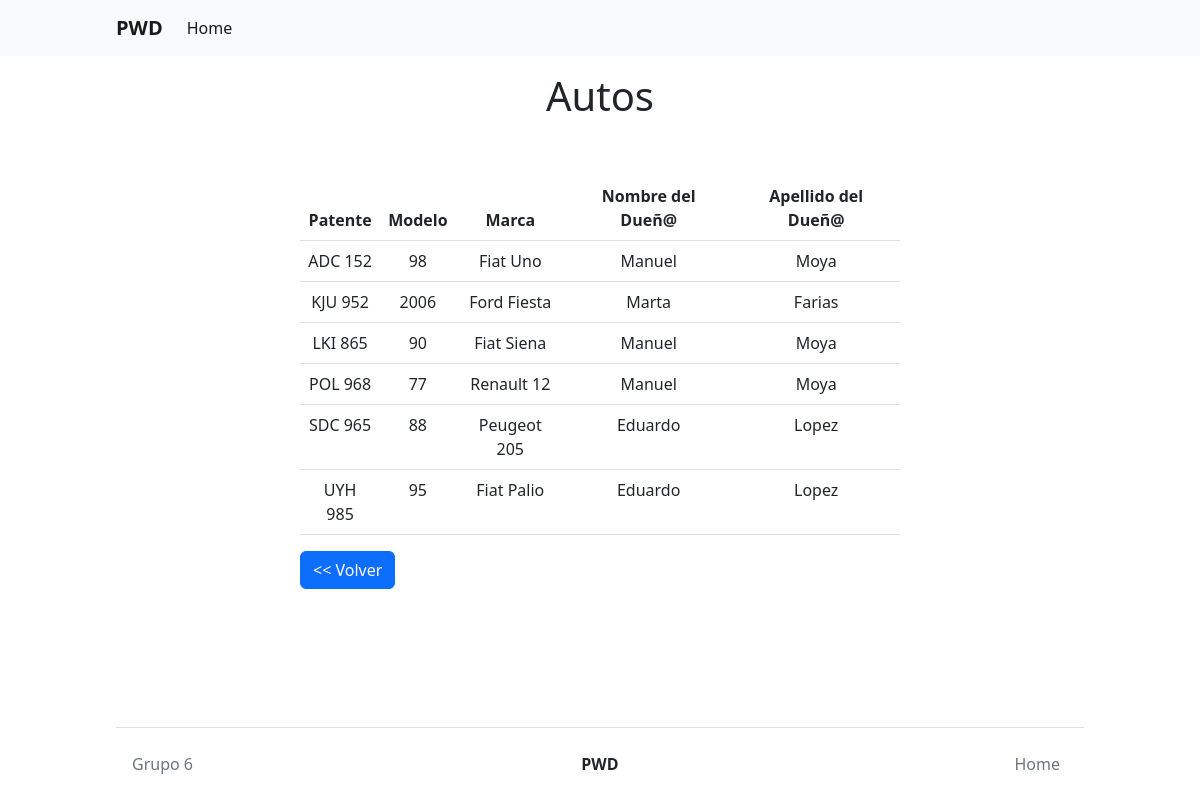
Page /Vista/TP4/auto/VerAutos.php on the committed database.
### tables this page shows
CREATE TABLE `auto` (
  `Patente` varchar(10) NOT NULL,
  `Marca` varchar(50) NOT NULL,
  `Modelo` int(11) NOT NULL,
  `DniDuenio` varchar(10) NOT NULL,
  PRIMARY KEY  (`Patente`)
);

CREATE TABLE `persona` (
  `NroDni` varchar(10) NOT NULL,
  `Apellido` varchar(50) NOT NULL,
  `Nombre` varchar(50) NOT NULL,
  `fechaNac` date NOT NULL default '0000-00-00',
  `Telefono` varchar(20) NOT NULL,
  `Domicilio` varchar(200) NOT NULL,
  PRIMARY KEY  (`NroDni`)
);

### Util/funciones.php (called while the page is built, shortened)
<?php
spl_autoload_register(function($class_name){
    $directorys = array(
         $_SESSION['ROOT'].'Modelo/T_LU/',
         $_SESSION['ROOT'].'Modelo/Conector/',
         $_SESSION['ROOT'].'Control/C_LU/'
    );
})
?>

### Modelo/Conector/BaseDatos.php (called while the page is built, shortened)
<?php
class BaseDatos extends PDO {
  	private $conec;
  	private $indice;
  	private $resultado;
    public function __construct(){
        $this->indice =0;
        try {
           $this->conec=true;
        }catch (PDOException $e) {
            $this->sql = $e->getMessage();
            $this->conec=false;
        }
    }
    public function Iniciar(){
        return $this->getConec();
    }
    public function getConec(){
        return $this->conec;
    }
    public function setSQL($e){
        return "\n".$this->sql = $e;
    }
    public function Ejecutar($sql){
        if ( stristr($sql,"select")){
            $resp =  $this->EjecutarSelect($sql);
        }
        return $resp;
   }
   private function EjecutarSelect($sql){
       $cant = -1;
       $resultado=parent::query($sql);
       if(!$resultado){
           $this->analizarDebug();
       }else {
          $arregloResult = $resultado->fetchAll();
          $cant = count($arregloResult);
       }
       return $cant;
   }
   public function Registro() {
       $filaActual = false;
       $indiceActual = $this->getIndice();
       if ($indiceActual>=0) {
           $filas = $this->getResultado();
           if($indiceActual<count($filas)){
               $filaActual =  $filas[$indiceActual];
           }else {
               $this->setIndice(-1);
           }
       }
       return $filaActual;
   }
   private function setIndice ($valor){
       $this->indice = $valor;
   }
   private function getIndice (){
       return $this->indice;
   }
   private function setResultado($valor){
       $this->resultado = $valor;
   }
   private function getResultado(){
      return $this->resultado;
   }
}

### Modelo/TP4/Auto.php (called while the page is built, shortened)
<?php
class Auto{
    private $patente;
    private $marca;
    private $modelo;
    private $objPersonaDuenio;
    public function __construct()
    {
        $this->patente = "";
        $this->marca = "";
        $this->modelo = "";
        $this->objPersonaDuenio = new Persona();
    }
    public function getPatente()
    {
        return $this->patente;
    }
    public function setPatente($patente)
    {
        $this->patente = $patente;
    }
    public function getMarca()
    {
        return $this->marca;
    }
    public function setMarca($marca)
    {
        $this->marca = $marca;
    }
    public function getModelo()
    {
        return $this->modelo;
    }
    public function setModelo($modelo)
    {
        $this->modelo = $modelo;
    }
    public function getObjPersonaDuenio()
    {
        return $this->objPersonaDuenio;
    }
    public function setObjPersonaDuenio($objPersonaDuenio)
    {
        $this->objPersonaDuenio = $objPersonaDuenio;
    }
    public function buscarAuto($patente){
        $encontro = false;
        $base = new BaseDatos();
        $consulta = "SELECT * FROM auto WHERE Patente = '" . $patente . "'";
        if($base->Iniciar()){
            if($base->Ejecutar($consulta)){
                if($fila = $base->Registro()){
                    $objPersonaDuenio = new Persona();
                    $objPersonaDuenio->buscarPersona($fila["DniDuenio"]);
                    $encontro = true;
                }
            }else{$this->setMensajeOperacion($base->getError());}
        }else{$this->setMensajeOperacion($base->getError());}
        return $encontro;
    }
    public function listar($condicion = ""){
        $base = new BaseDatos();
        $arreglo = null;
        $consulta = "SELECT * FROM auto";
        if($base->Iniciar()){
            if($base->Ejecutar($consulta)){
                $arreglo = [];
                while($fila = $base->Registro()){
                    $objAuto = new Auto();
                    $objAuto->buscarAuto($fila["Patente"]);
                    array_push($arreglo, $objAuto);
                }
            }else{$this->setMensajeOperacion($base->getError());}
        }else{$this->setMensajeOperacion($base->getError());}
        return $arreglo;
    }
}
?>

### Control/TP4/C_Auto.php (called while the page is built, shortened)
<?php
class C_Auto{
    public function listar(){
        $resultado["result"] = null;
        $resultado["error"] = null;
        $objAuto = new Auto();
        $arregloAutos = $objAuto->listar();
        if(!is_null($arregloAutos)){
            $resultado["result"] = $arregloAutos;
        }else{
            $resultado["error"] = 404;
        }
        return $resultado;
    }
}

### Modelo/TP4/Persona.php (called while the page is built, shortened)
<?php
class Persona{
    private $apellido;
    private $nombre;
    public function __construct()
    {
        $this->apellido = "";
        $this->nombre = "";
    }
    public function getApellido()
    {
        return $this->apellido;
    }
    public function setApellido($apellido)
    {
        $this->apellido = $apellido;
    }
    public function getNombre()
    {
        return $this->nombre;
    }
    public function setNombre($nombre)
    {
        $this->nombre = $nombre;
    }
    public function buscarPersona($numDNI){
        $encontro = false;
        $base = new BaseDatos();
        $consulta = "SELECT * FROM persona WHERE nroDNI = '" . $numDNI . "'";
        if($base->Iniciar()){
            if($base->Ejecutar($consulta)){
                if($fila = $base->Registro()){
                    $encontro = true;
                }
            }else{$this->setMensajeOperacion($base->getError());}
        }else{$this->setMensajeOperacion($base->getError());}
        return $encontro;
    }
}
?>

### Util/funciones_tp4.php (the view, shortened to what this page needs)
<?php
function mostrarAutos($arregloAutos, $expandir = false)
{
    $expansion["head"] =  "";
    $expansion["body"] = "";
    if($expandir){
        $expansion["head"] = '
        <th scope="col">Nombre del Dueñ@</th>
        <th scope="col">Apellido del Dueñ@</th>';
    }
    $tabla = '<div class="table-responsive"><table class="table col-12 text-center mt-5">
                <thead>
                    <tr>
                        <th scope="col">Patente</th>
                        <th scope="col">Modelo</th>
                        <th scope="col">Marca</th>'.
                        $expansion["head"] . '
                    </tr>
                </thead>
                <tbody>';
    foreach ($arregloAutos as $objAuto) {
        if($expandir){
            $expansion["body"] = '<td>' . $objAuto->getObjPersonaDuenio()->getNombre() . '</td>' .
            '<td>' . $objAuto->getObjPersonaDuenio()->getApellido() . '</td>';
        }
        $tabla .= '<tr>' .
            '<td>' . $objAuto->getPatente() . '</td>' .
            '<td>' . $objAuto->getModelo() . '</td>' .
            '<td>' . $objAuto->getMarca() . '</td>' . $expansion["body"] . '</tr>';
    }
    $tabla .= "</tbody></table></div>";
    return $tabla;
}
?>

### Vista/Estructura/encabezado.php (shortened to what this page needs)
<!DOCTYPE html>
<html lang="en">
<head>
    <link rel="stylesheet" href="../../lib/bootstrap-5.2.0-dist/css/bootstrap.min.css">
    <link rel="stylesheet" href="../../css/style.css">
</head>
<body class="d-flex flex-column min-vh-100">

### Vista/Estructura/navbar.php (shortened to what this page needs)
<nav class="navbar navbar-expand-lg bg-light d-flex justify-content-center align-items-center">
  <div class="container-fluid" style="max-width: 992px;">
    <a class="navbar-brand" href="../../home/inde/index.php"><strong>PWD</strong></a>
    <div class="collapse navbar-collapse mx-auto" id="navbarNavDropdown">
      <ul class="navbar-nav">
        <li class="nav-item">
          <a class="nav-link active" aria-current="page" href="../../home/inde/index.php">Home</a>
        </li>
      </ul>
    </div>
  </div>
</nav>

### Vista/TP4/auto/VerAutos.php (shortened to what this page needs)
<?php
include_once "../../Estructura/encabezado.php";
include_once "../../Estructura/navbar.php";
include_once "../../../Util/funciones_tp4.php";
$objControl = new C_Auto();
$resultado = $objControl->listar();
?>
<main class="col-12 my-3 d-flex align-items-center justify-content-center flex-column">
    <div class="col-12 col-md-6">
        <h1 class="text-center">Autos</h1>
        <?php
        if($resultado["error"] == ""){
            echo mostrarAutos($resultado["result"], true);
        }else{
            echo mostrarError("No hay autos registrados.");
        }
        ?>
        <a class="btn btn-primary" href="../ind/index.php"><< Volver</a>
    </div>
</main>
<?php
include_once "../../Estructura/footer.php";
?>

### Vista/Estructura/footer.php (shortened to what this page needs)
<div class="container-fluid mt-auto" style="max-width: 992px;">
    <footer class="d-flex flex-wrap justify-content-between align-items-center py-3 border-top p-3">
        <p class="col-md-4 mb-0 text-muted">Grupo 6</p>
        <a href="../../home/inde/index.php" class="col-md-4 d-flex align-items-center justify-content-center mb-3 mb-md-0 me-md-auto link-dark text-decoration-none">
            <strong>PWD</strong>
        </a>
        <ul class="nav col-md-4 justify-content-end">
            <li class="nav-item"><a href="../../home/inde/index.php" class="nav-link px-2 text-muted">Home</a></li>
        </ul>
    </footer>
</div>
</body>
</html>

### rows in the picture
auto: Patente "ADC 152", Modelo "98", Marca "Fiat Uno", DniDuenio.Nombre "Manuel", DniDuenio.Apellido "Moya"
auto: Patente "KJU 952", Modelo "2006", Marca "Ford Fiesta", DniDuenio.Nombre "Marta", DniDuenio.Apellido "Farias"
auto: Patente "LKI 865", Modelo "90", Marca "Fiat Siena", DniDuenio.Nombre "Manuel", DniDuenio.Apellido "Moya"
auto: Patente "POL 968", Modelo "77", Marca "Renault 12", DniDuenio.Nombre "Manuel", DniDuenio.Apellido "Moya"
auto: Patente "SDC 965", Modelo "88", Marca "Peugeot 205", DniDuenio.Nombre "Eduardo", DniDuenio.Apellido "Lopez"
auto: Patente "UYH 985", Modelo "95", Marca "Fiat Palio", DniDuenio.Nombre "Eduardo", DniDuenio.Apellido "Lopez"
